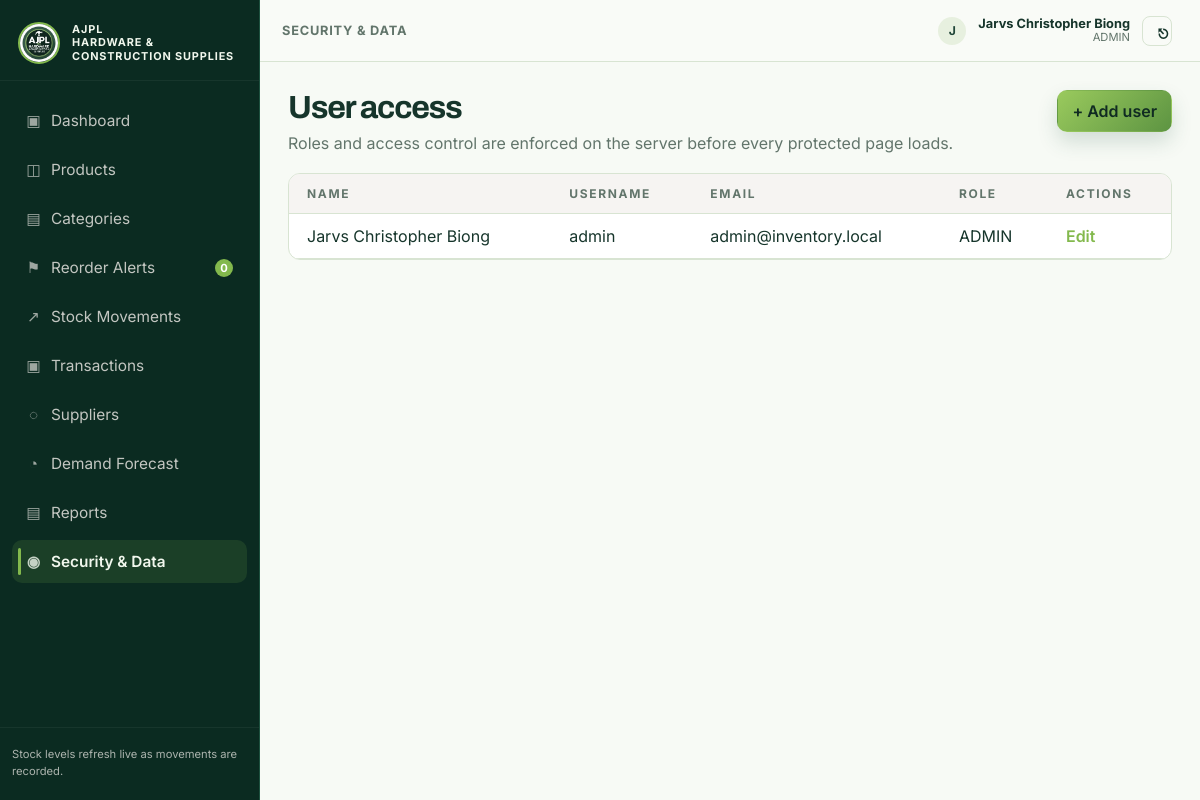
Page /security.php (signed in) on the committed database.
### tables this page shows
CREATE TABLE IF NOT EXISTS users (
  id INT AUTO_INCREMENT PRIMARY KEY,
  name VARCHAR(120) NOT NULL,
  username VARCHAR(80) NOT NULL UNIQUE,
  email VARCHAR(120) NOT NULL,
  password_hash VARCHAR(255) NOT NULL,
  role ENUM('admin','staff') NOT NULL DEFAULT 'staff',
  created_at DATETIME NOT NULL DEFAULT CURRENT_TIMESTAMP
);

### includes/functions.php (called while the page is built, shortened)
<?php
function db(): PDO
{
    global $pdo;
    return $pdo;
}
function e($value): string
{
    return htmlspecialchars((string) $value, ENT_QUOTES, 'UTF-8');
}
function get_sidebar_badge_count(): int
{
    $stmt = db()->query('SELECT COUNT(*) AS c FROM products WHERE on_hand <= reorder_level');
    $row = $stmt->fetch();
    return (int) ($row['c'] ?? 0);
}

### includes/auth.php (called while the page is built, shortened)
<?php
if (!function_exists('inventory_get_current_user')) {
    function inventory_get_current_user(): ?array
    {
        $stmt = db()->prepare('SELECT * FROM users WHERE id = ? LIMIT 1');
        $stmt->execute([$_SESSION['user_id']]);
        return $stmt->fetch() ?: null;
    }
}
if (!function_exists('require_admin')) {
    function require_admin(): void
    {
        $user = inventory_get_current_user();
    }
}

### security.php (the view, shortened to what this page needs)
<?php
require_admin();
$users = db()->query('SELECT * FROM users ORDER BY name ASC')->fetchAll();
$user = inventory_get_current_user();
?><!DOCTYPE html>
<html lang="en">
<head>
  <link rel="stylesheet" href="assets/css/style.css" />
</head>
<body>
  <div class="app-shell">
    <aside class="sidebar">
      <div class="brand-row"><img class="brand-mark" src="assets/images/ajpl-logo.png" alt="AJPL Hardware and Construction Supplies"><div class="brand-copy">AJPL<br>Hardware &amp; Construction Supplies</div></div>
      <nav class="sidebar-nav">
        <a class="nav-link" href="dashboard.php"><span class="icon">▣</span>Dashboard</a>
        <a class="nav-link" href="products.php"><span class="icon">◫</span>Products</a>
        <a class="nav-link" href="categories.php"><span class="icon">▤</span>Categories</a>
        <a class="nav-link" href="reorder_alerts.php"><span class="icon">⚑</span>Reorder Alerts <span class="nav-badge"><?= e(get_sidebar_badge_count()) ?></span></a>
        <a class="nav-link" href="stock_movements.php"><span class="icon">↗</span>Stock Movements</a>
        <a class="nav-link" href="transactions.php"><span class="icon">▣</span>Transactions</a>
        <a class="nav-link" href="suppliers.php"><span class="icon">◌</span>Suppliers</a>
        <a class="nav-link" href="demand_forecast.php"><span class="icon">◔</span>Demand Forecast</a>
        <a class="nav-link" href="reports.php"><span class="icon">▤</span>Reports</a>
        <a class="nav-link active" href="security.php"><span class="icon">◉</span>Security &amp; Data</a>
      </nav>
      <div class="sidebar-footer">Stock levels refresh live as movements are recorded.</div>
    </aside>
    <main class="main-panel">
      <header class="topbar">
        <div class="page-title">Security &amp; Data</div>
        <div class="user-box">
          <div class="user-avatar"><?= strtoupper(substr($user['name'], 0, 1)) ?></div>
          <div class="user-meta"><strong><?= e($user['name']) ?></strong><small><?= e(strtoupper($user['role'])) ?></small></div>
          <a class="btn icon-btn" href="logout.php" title="Logout">⎋</a>
        </div>
      </header>
      <div class="content">
        <div class="page-head">
          <div class="head-left"><h1>User access</h1><p>Roles and access control are enforced on the server before every protected page loads.</p></div>
          <div class="header-actions"><button class="btn btn-primary" data-open-modal="userModal">+ Add user</button></div>
        </div>
        <div class="table-card">
          <table>
            <thead>
              <tr>
                <th>Name</th>
                <th>Username</th>
                <th>Email</th>
                <th>Role</th>
                <th>Actions</th>
              </tr>
            </thead>
            <tbody>
              <?php foreach ($users as $account): ?>
                <tr>
                  <td><?= e($account['name']) ?></td>
                  <td><?= e($account['username']) ?></td>
                  <td><?= e($account['email']) ?></td>
                  <td><?= e(strtoupper($account['role'])) ?></td>
                  <td>
                    <div class="inline-row">
                      <a class="link-inline" href="security.php?edit=<?= (int) $account['id'] ?>">Edit</a>
                    </div>
                  </td>
                </tr>
              <?php endforeach; ?>
            </tbody>
          </table>
        </div>
      </div>
    </main>
  </div>
</body>
</html>

### rows in the picture
users: name "J", name "Jarvs Christopher Biong", role "ADMIN", username "admin", email "admin@inventory.local"

### other values in the picture
get_sidebar_badge_count() "0"
